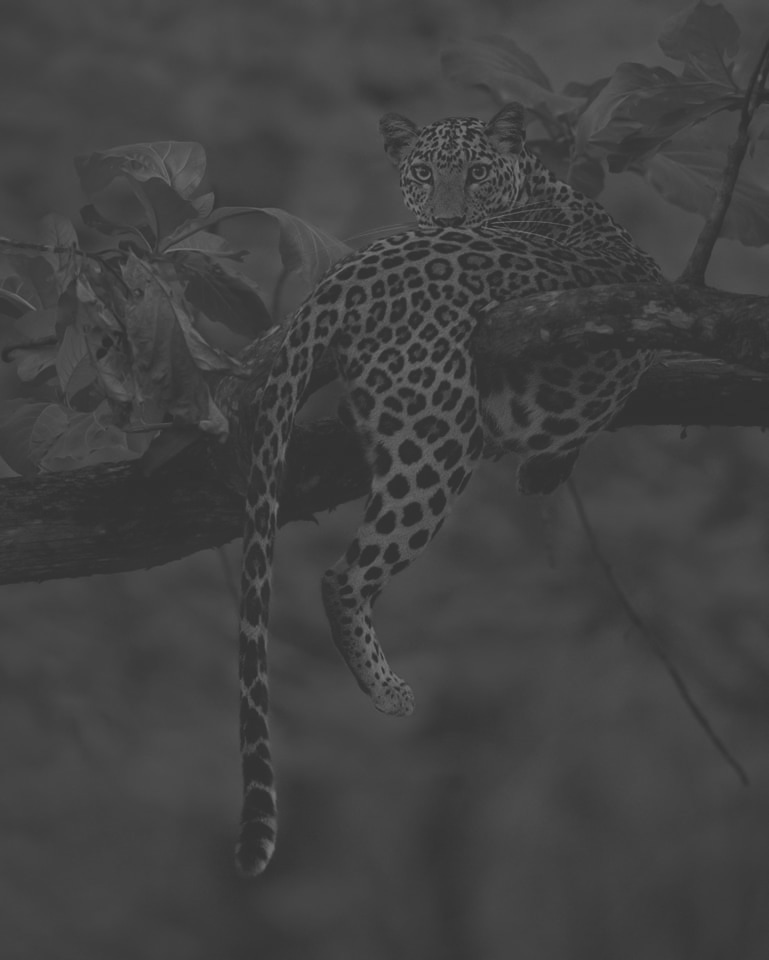
#> input picture Images/african_leopard_bw_low.jpg, 769 x 960 px
$ python ModifyContrast2.py
#> lines starting #> are read from the running program, lines starting #| are printed output that depends on the picture
# https://www.youtube.com/watch?v=lRNt6CpkrbU

import numpy as np
import cv2
from pathlib import Path

img_path = str(Path(__file__).parent.parent / 'Images/african_leopard_bw_low.jpg')

img = cv2.imread(img_path, cv2.IMREAD_GRAYSCALE)
#> img is the input picture: shape (960, 769); min 45, max 116, mean 66

hist = cv2.calcHist([img], [0], None, [256], [0, 256])
#> hist = 256 values, max 45332 at index 67, min 0 at index 0, mean 2883.8
cum_hist = hist.cumsum()
#> cum_hist = 256 values from 0 to 738240

height = img.shape[0]
#> height = 960
width = img.shape[1]
#> width = 769

p = 0.005
pixels_p = (width * height) * p
#> pixels_p = 3691.2
pixels_1_p = (width * height) * (1 - p)
#> pixels_1_p = 734548.8

a_low = np.argmax(cum_hist >= pixels_p)
#> a_low = 49
cum_hist_reverse = cum_hist[::-1]
#> cum_hist_reverse = 256 values, max 738240 at index 0, min 0 at index 211, mean 547773.9
a_high = 255 - np.argmax(cum_hist_reverse <= pixels_1_p)
#> a_high = 94
scale = 255 / (a_high - a_low)
#> scale = 5.67

table = np.array([0 if i <= a_low else 255 if i >= a_high else float(i - a_low) * scale
                  for i in range(256)]).astype("uint8")
#> table = 256 values from 0 to 255

# LUT: viết tắt Look Up Table
img_out = cv2.LUT(img, table) # Chạy cực chậm
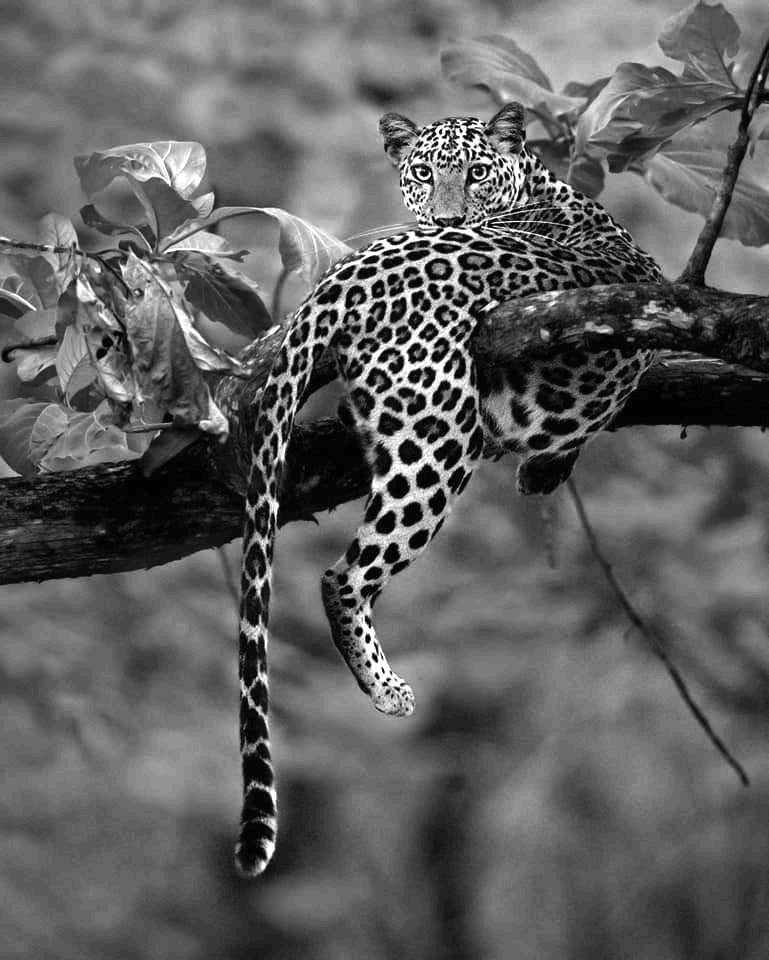
#> img_out: shape (960, 769); min 0, max 255, mean 96.1

cv2.imshow('image', img_out)
cv2.waitKey(0)
cv2.destroyAllWindows()

$ run again, with Images/210088.jpg copied over Images/african_leopard_bw_low.jpg
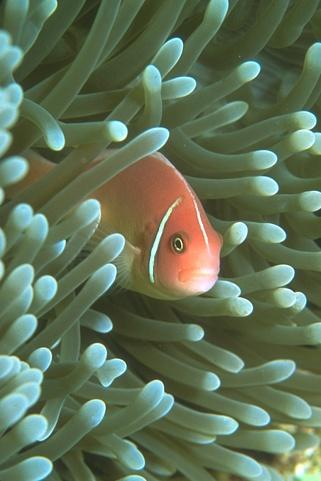
#> input picture Images/210088.jpg, 321 x 481 px
#> `img = cv2.imread(img_path, cv2.IMREAD_GRAYSCALE)`:
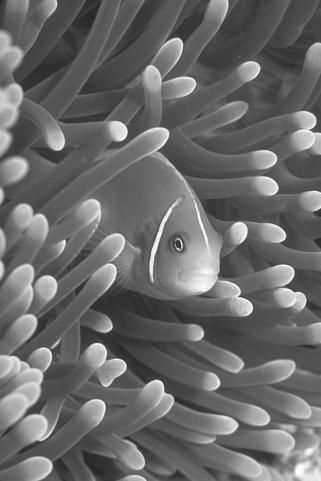
#> img: shape (481, 321); min 27, max 255, mean 105.7
#> hist = 256 values, max 2706 at index 95, min 0 at index 0, mean 603.1
#> cum_hist = 256 values from 0 to 154401
#> a_low = 46
#> cum_hist_reverse = 256 values, max 154401 at index 0, min 0 at index 229, mean 90677
#> a_high = 235
#> scale = 1.35
#> table = 256 values from 0 to 255
#> `img_out = cv2.LUT(img, table)`:
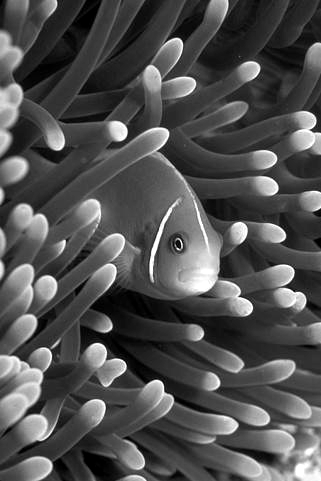
#> img_out: shape (481, 321); min 0, max 255, mean 80
